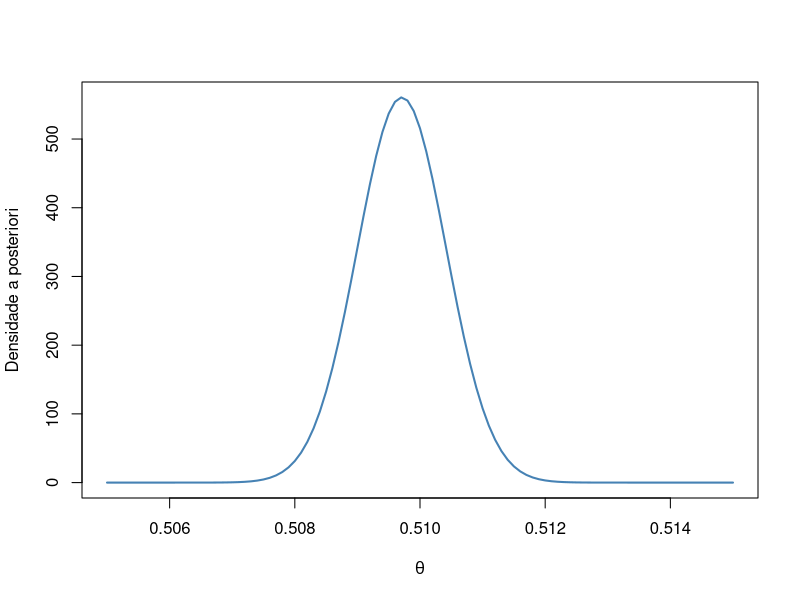
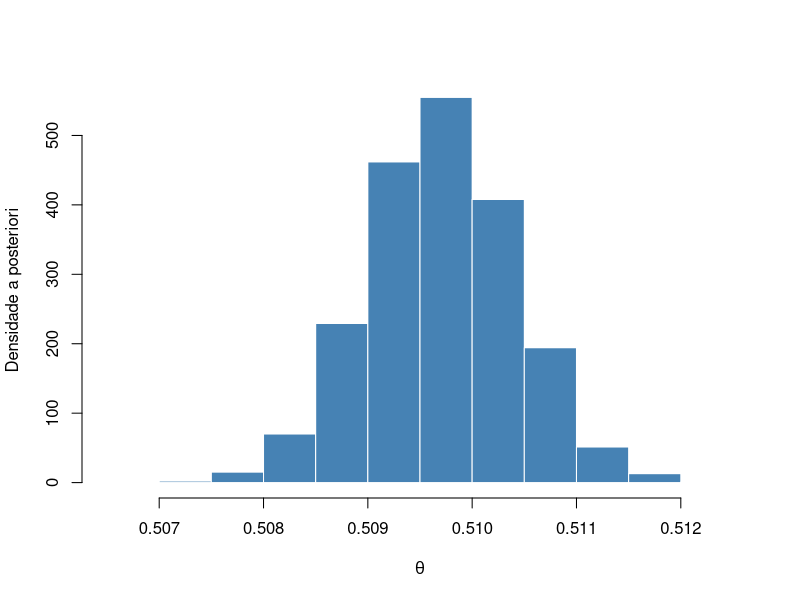

These figures' R source, in order:
## ----setup, include=FALSE-----------------------------------------------------------
knitr::opts_chunk$set(echo = TRUE)




round(251528/(251528 + 241946), 2)
round(qbeta(p = 0.5, shape1 = 251528, shape2 = 241946), 2)
paste("(", paste(round(qbeta(p = c(0.025, 0.975), shape1 = 251528, shape2 = 241946), 3), collapse = "; "), ")", sep = "")
round(pbeta(q = 0.5, shape1 = 251528, shape2 = 241946, lower.tail = TRUE), 4)
## ----densidade_beta_post, echo=FALSE, eval=TRUE, warning=FALSE, message=FALSE, fig.align='center', out.width="80%"----

curve(dbeta(x, shape1 = 251528, shape2 = 241946),
      from = 0.505, to = 0.515,
      xlab = expression(theta), ylab = "Densidade a posteriori",
      col = "steelblue", lwd = 2)



## ----MC_beta_post, echo=FALSE, eval=TRUE, warning=FALSE, message=FALSE, fig.align='center', out.width="80%"----

M <- 10000
theta <- rbeta(n = M, shape1 = 251528, shape2 = 241946)

hist(theta, probability = TRUE,
     main = "",
     xlab = expression(theta), ylab = "Densidade a posteriori",
     col = "steelblue", border = "white")



round(mean(theta), 2)
round(quantile(x = theta, p = 0.5), 2)
paste("(", paste(round(quantile(x = theta, p = c(0.025, 0.975)), 3), collapse = "; "), ")", sep = "")
mean(theta < 0.5)
